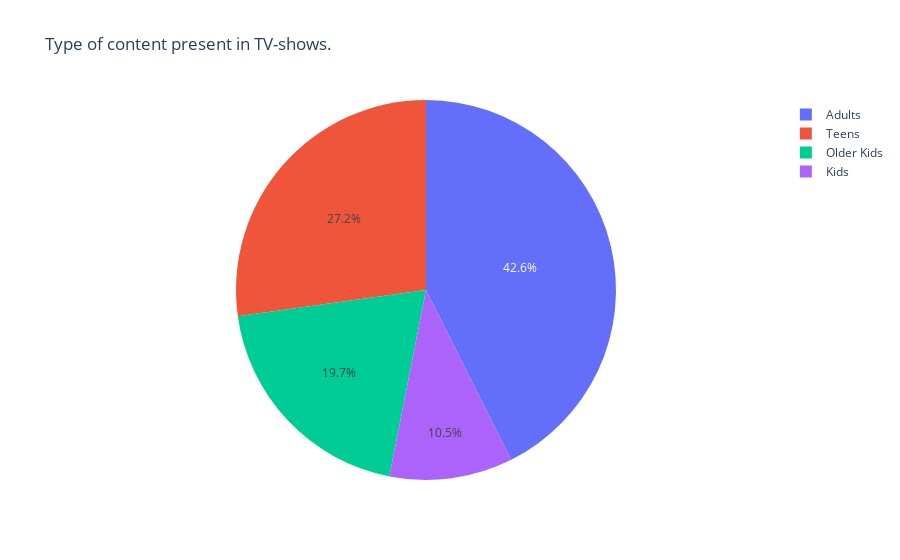

Notebook source saved alongside this figure:
### Code cell
# visualizing the type of content and age groups present in TV-shows. A figure showing the age groups targeted by the Netflix TV-shows.
px.pie(tvshows, names="ratings_ages", values = tvshows.index, title = "Type of content present in TV-shows.")

### Figure 1 — Plotly figure (JSON) as saved in the notebook; plotly's stock layout.template omitted (floating-point values rounded to 4 significant figures; data arrays with more than 128 entries replaced by an {"elided": "..."} marker saying what was removed)
{"data": [{"domain": {"x": [0, 1], "y": [0, 1]}, "hovertemplate": "ratings_ages=%{label}<br>index=%{value}<extra></extra>", "labels": {"elided": "2410 str values"}, "legendgroup": "", "name": "", "showlegend": true, "type": "pie", "values": {"elided": "2410 int values"}}], "layout": {"legend": {"tracegroupgap": 0}, "title": {"text": "Type of content present in TV-shows."}}}
